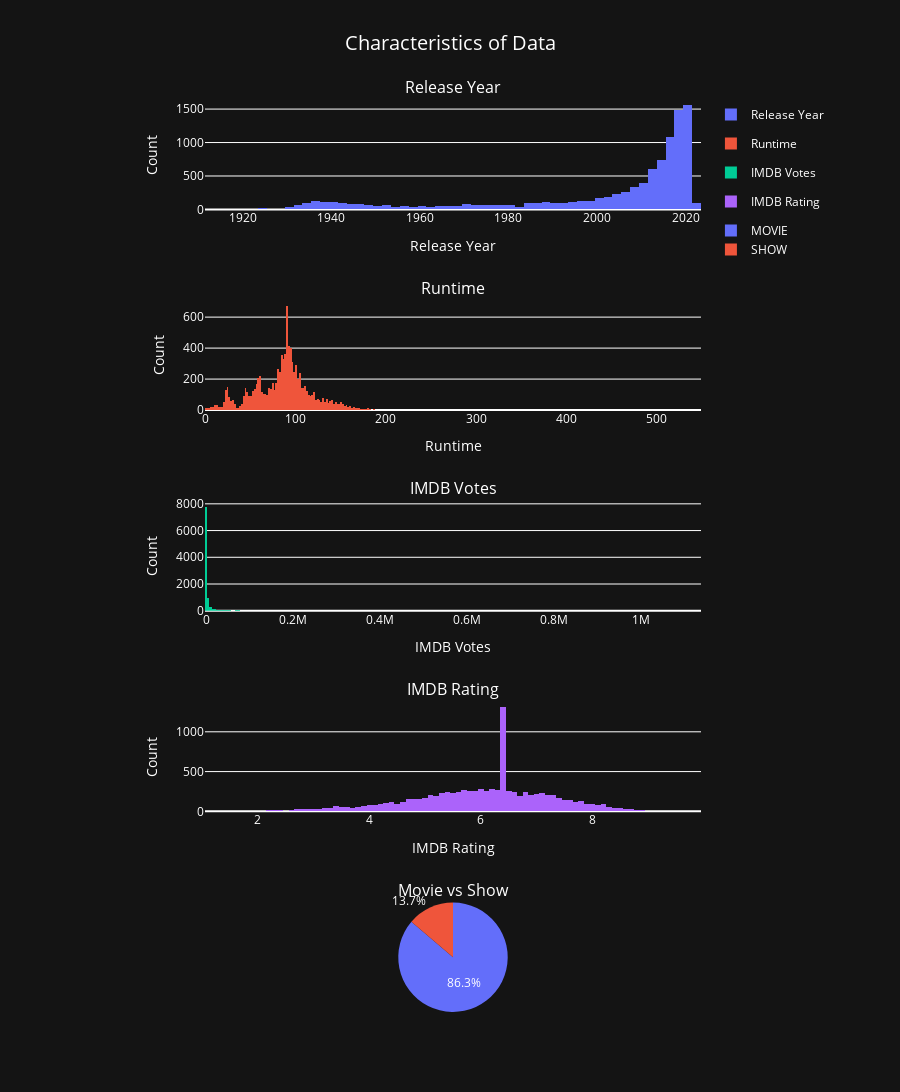

Notebook source saved alongside this figure:
### Markdown cell above
### Distribution of Characteristics of Data

### Code cell
fig = sp.make_subplots(
    rows = 5,
    cols = 1,
    subplot_titles=['Release Year',
                    'Runtime',
                    'IMDB Votes',
                    'IMDB Rating',
                    'Movie vs Show'],
    specs = [[{'type':'histogram'}],
             [{'type':'histogram'}],
             [{'type':'histogram'}],
             [{'type':'histogram'}],
             [{'type':'pie'}]]
)

release_year = go.Histogram(
    x=title.release_year,
    name = 'Release Year',
    legendgroup='Release Year',
    textfont=dict(color='white')
)

runtime = go.Histogram(
    x=title.runtime,
    name = 'Runtime',
    legendgroup='Runtime',
    textfont=dict(color='white')
)

imdb_votes = go.Histogram(
    x=title.imdb_votes,
    name = 'IMDB Votes',
    legendgroup='IMDB Votes',
    textfont=dict(color='white')
)

imdb_rating = go.Histogram(
    x=title.imdb_score,
    name = 'IMDB Rating',
    legendgroup='IMDB Rating',
    textfont=dict(color='white')
)

type_counts = title.type.value_counts().to_dict()
movie_show = go.Pie(
    labels=list(type_counts.keys()),
    values=list(type_counts.values()),
    name='Types',
    hoverinfo='label+value+percent',
    legendgroup='Types'
)

fig.add_trace(release_year, row=1,col=1)
fig.update_xaxes(title=dict(text='Release Year', font=dict(color='white')),tickfont=dict(color='white'),row=1,col=1)
fig.update_yaxes(title=dict(text='Count', font=dict(color='white')),tickfont=dict(color='white'),row=1,col=1)

fig.add_trace(runtime,row=2,col=1)
fig.update_xaxes(title=dict(text='Runtime', font=dict(color='white')),tickfont=dict(color='white'),row=2,col=1)
fig.update_yaxes(title=dict(text='Count', font=dict(color='white')),tickfont=dict(color='white'),row=2,col=1)

fig.add_trace(imdb_votes,row=3,col=1)
fig.update_xaxes(title=dict(text='IMDB Votes', font=dict(color='white')),tickfont=dict(color='white'),row=3,col=1)
fig.update_yaxes(title=dict(text='Count', font=dict(color='white')),tickfont=dict(color='white'),row=3,col=1)

fig.add_trace(imdb_rating,row=4,col=1)
fig.update_xaxes(title=dict(text='IMDB Rating', font=dict(color='white')),tickfont=dict(color='white'),row=4,col=1)
fig.update_yaxes(title=dict(text='Count', font=dict(color='white')),tickfont=dict(color='white'),row=4,col=1)

fig.add_trace(movie_show,row=5,col=1)

fig.update_layout(
    template='plotly',
    height=2000
)

fig.update(
    layout_title_text="Characteristics of Data",
    layout_title_font_size = 20,
    layout_title_font_color = 'white',
    layout_title_x=0.5,
    layout_paper_bgcolor='rgb(20,20,20)',
    layout_plot_bgcolor='rgb(20,20,20)',
    layout_font=dict(color="white")
)

fig.show()

### Figure 1 — Plotly figure (JSON) as saved in the notebook; plotly's stock layout.template omitted (floating-point values rounded to 4 significant figures; data arrays with more than 128 entries replaced by an {"elided": "..."} marker saying what was removed)
{"data": [{"legendgroup": "Release Year", "name": "Release Year", "textfont": {"color": "white"}, "type": "histogram", "x": {"elided": "9871 int values"}, "xaxis": "x", "yaxis": "y"}, {"legendgroup": "Runtime", "name": "Runtime", "textfont": {"color": "white"}, "type": "histogram", "x": {"elided": "9871 int values"}, "xaxis": "x2", "yaxis": "y2"}, {"legendgroup": "IMDB Votes", "name": "IMDB Votes", "textfont": {"color": "white"}, "type": "histogram", "x": {"elided": "9871 float values"}, "xaxis": "x3", "yaxis": "y3"}, {"legendgroup": "IMDB Rating", "name": "IMDB Rating", "textfont": {"color": "white"}, "type": "histogram", "x": {"elided": "9871 float values"}, "xaxis": "x4", "yaxis": "y4"}, {"domain": {"x": [0, 1], "y": [0, 0.12]}, "hoverinfo": "label+value+percent", "labels": ["MOVIE", "SHOW"], "legendgroup": "Types", "name": "Types", "type": "pie", "values": [8514, 1357]}], "layout": {"annotations": [{"font": {"size": 16}, "showarrow": false, "text": "Release Year", "x": 0.5, "xanchor": "center", "xref": "paper", "y": 1, "yanchor": "bottom", "yref": "paper"}, {"font": {"size": 16}, "showarrow": false, "text": "Runtime", "x": 0.5, "xanchor": "center", "xref": "paper", "y": 0.78, "yanchor": "bottom", "yref": "paper"}, {"font": {"size": 16}, "showarrow": false, "text": "IMDB Votes", "x": 0.5, "xanchor": "center", "xref": "paper", "y": 0.56, "yanchor": "bottom", "yref": "paper"}, {"font": {"size": 16}, "showarrow": false, "text": "IMDB Rating", "x": 0.5, "xanchor": "center", "xref": "paper", "y": 0.34, "yanchor": "bottom", "yref": "paper"}, {"font": {"size": 16}, "showarrow": false, "text": "Movie vs Show", "x": 0.5, "xanchor": "center", "xref": "paper", "y": 0.12, "yanchor": "bottom", "yref": "paper"}], "font": {"color": "white"}, "height": 2000, "paper_bgcolor": "rgb(20,20,20)", "plot_bgcolor": "rgb(20,20,20)", "title": {"font": {"color": "white", "size": 20}, "text": "Characteristics of Data", "x": 0.5}, "xaxis": {"anchor": "y", "domain": [0, 1], "tickfont": {"color": "white"}, "title": {"font": {"color": "white"}, "text": "Release Year"}}, "xaxis2": {"anchor": "y2", "domain": [0, 1], "tickfont": {"color": "white"}, "title": {"font": {"color": "white"}, "text": "Runtime"}}, "xaxis3": {"anchor": "y3", "domain": [0, 1], "tickfont": {"color": "white"}, "title": {"font": {"color": "white"}, "text": "IMDB Votes"}}, "xaxis4": {"anchor": "y4", "domain": [0, 1], "tickfont": {"color": "white"}, "title": {"font": {"color": "white"}, "text": "IMDB Rating"}}, "yaxis": {"anchor": "x", "domain": [0.88, 1], "tickfont": {"color": "white"}, "title": {"font": {"color": "white"}, "text": "Count"}}, "yaxis2": {"anchor": "x2", "domain": [0.66, 0.78], "tickfont": {"color": "white"}, "title": {"font": {"color": "white"}, "text": "Count"}}, "yaxis3": {"anchor": "x3", "domain": [0.44, 0.56], "tickfont": {"color": "white"}, "title": {"font": {"color": "white"}, "text": "Count"}}, "yaxis4": {"anchor": "x4", "domain": [0.22, 0.34], "tickfont": {"color": "white"}, "title": {"font": {"color": "white"}, "text": "Count"}}}}
